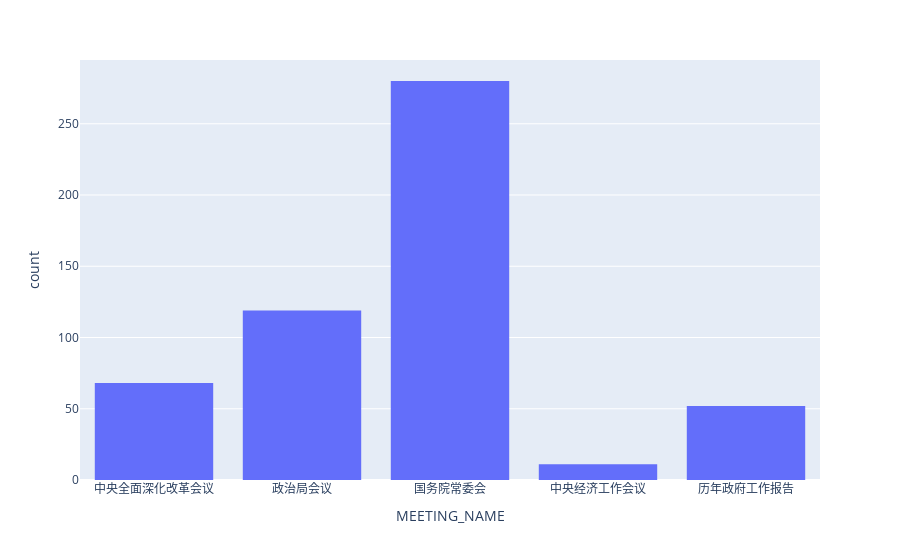

Here is the notebook cell this chart was saved with:
### Code cell
# Plot the histogram of MEETING_NAME
fig = px.histogram(df2, x='MEETING_NAME')
fig.show()

### Figure 1 — Plotly figure (JSON) as saved in the notebook; plotly's stock layout.template omitted (floating-point values rounded to 4 significant figures; data arrays with more than 128 entries replaced by an {"elided": "..."} marker saying what was removed)
{"data": [{"alignmentgroup": "True", "bingroup": "x", "hovertemplate": "MEETING_NAME=%{x}<br>count=%{y}<extra></extra>", "legendgroup": "", "marker": {"color": "#636efa", "pattern": {"shape": ""}}, "name": "", "offsetgroup": "", "orientation": "v", "showlegend": false, "type": "histogram", "x": {"elided": "530 str values"}, "xaxis": "x", "yaxis": "y"}], "layout": {"barmode": "relative", "legend": {"tracegroupgap": 0}, "margin": {"t": 60}, "xaxis": {"anchor": "y", "domain": [0, 1], "title": {"text": "MEETING_NAME"}}, "yaxis": {"anchor": "x", "domain": [0, 1], "title": {"text": "count"}}}}
